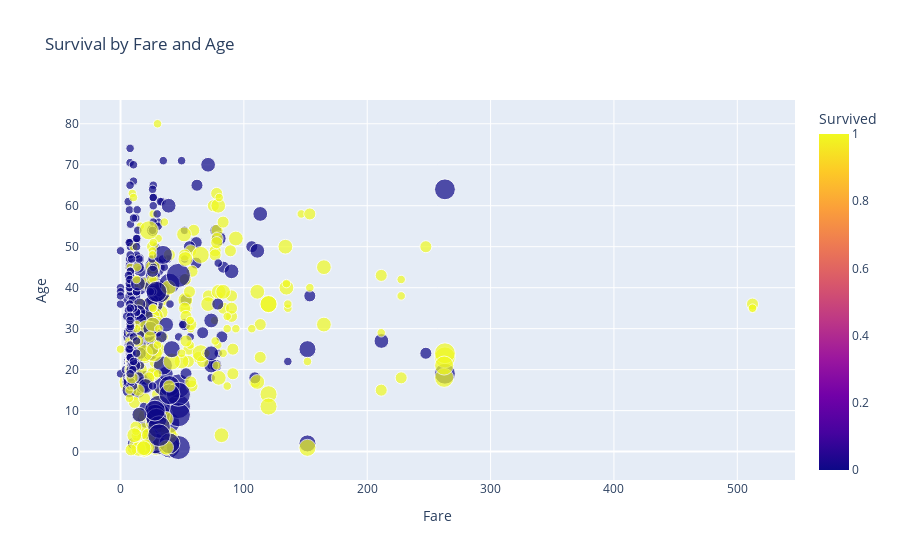

Here is the notebook cell this chart was saved with:
### Markdown cell above
# 7. Can we explore the survival trends interactively? 

- **Graph Type:** Interactive Scatter Plot 
- **Objective:** Enalble exploration of survival data based on multiple variables interactively
- **Question Prompt:** Use an interactive scatter plot to examine how Age and Fare relate to survival. Include hover-over details for gender, class and family size. What insights can you gather from the interactive visualization?

### Code cell
import plotly.express as px

fig = px.scatter(df, x="Fare", y="Age", color="Survived", size="Family_size",
                    hover_data=["Sex","Pclass","Family_size"], title="Survival by Fare and Age")
fig.show()

### Figure 1 — Plotly figure (JSON) as saved in the notebook; plotly's stock layout.template omitted (floating-point values rounded to 4 significant figures; data arrays with more than 128 entries replaced by an {"elided": "..."} marker saying what was removed)
{"data": [{"customdata": {"elided": "891x3 mixed values"}, "hovertemplate": "Fare=%{x}<br>Age=%{y}<br>Family_size=%{customdata[2]}<br>Sex=%{customdata[0]}<br>Pclass=%{customdata[1]}<br>Survived=%{marker.color}<extra></extra>", "legendgroup": "", "marker": {"color": {"elided": "891 int values"}, "coloraxis": "coloraxis", "size": {"elided": "891 int values"}, "sizemode": "area", "sizeref": 0.0275, "symbol": "circle"}, "mode": "markers", "name": "", "orientation": "v", "showlegend": false, "type": "scatter", "x": {"elided": "891 float values"}, "xaxis": "x", "y": {"elided": "891 float values"}, "yaxis": "y"}], "layout": {"coloraxis": {"colorbar": {"title": {"text": "Survived"}}, "colorscale": [[0, "#0d0887"], [0.1111, "#46039f"], [0.2222, "#7201a8"], [0.3333, "#9c179e"], [0.4444, "#bd3786"], [0.5556, "#d8576b"], [0.6667, "#ed7953"], [0.7778, "#fb9f3a"], [0.8889, "#fdca26"], [1, "#f0f921"]]}, "legend": {"itemsizing": "constant", "tracegroupgap": 0}, "title": {"text": "Survival by Fare and Age"}, "xaxis": {"anchor": "y", "domain": [0, 1], "title": {"text": "Fare"}}, "yaxis": {"anchor": "x", "domain": [0, 1], "title": {"text": "Age"}}}}
